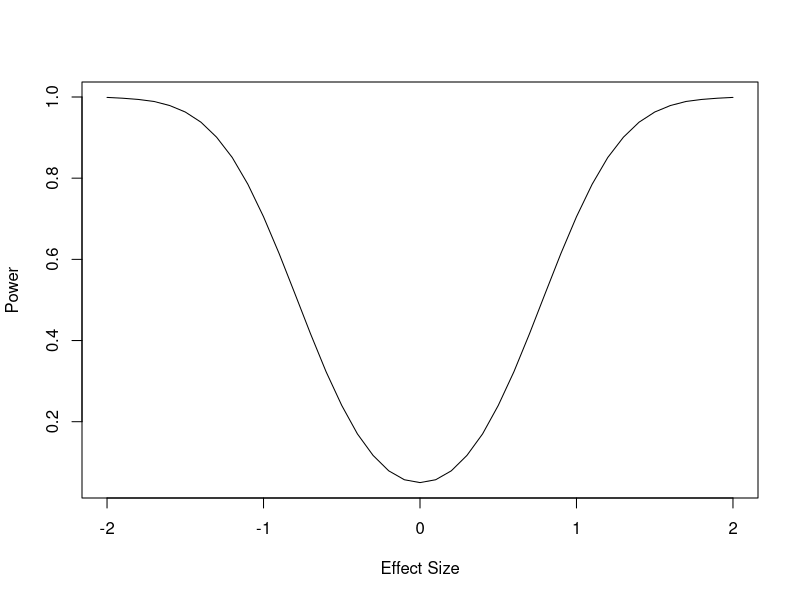

Recreate this plot in R.
### Two-level Logistic Random Effect Model ###

rm (list = ls() )

########################
### Input parameters ###
########################
library (lme4) 
library (spam)

sample.size = 100
alpha = 0.05

resid.var = 4
eff.max = 2
eff.min = -2
eff.by = 0.1

sim = FALSE  #Perform simulation? 
n.iter = 1000

#########################
### Set up simulation ###
#########################

eff.list = rev(seq (eff.min, eff.max, eff.by))
treat.id = rep ( c(0,1), each = sample.size/2)

###Set up design matrix
X = as.spam( cbind (1, treat.id) )

###Estimate standard error
V = resid.var*diag.spam(sample.size)
SE = sqrt(solve( t(X)%*%solve(V)%*%X)[2,2])

Results = NULL

#setwd ("H:/Projects/Matt Freeman/TwoLevel")
### Begin simulation  
for (eff.i in eff.list){
	
  print (paste("Effect Size = ", eff.list[ which(eff.i == eff.list)] ))
  
  if (sim == FALSE){
    power = 1+pnorm (qnorm(alpha/2)-eff.i/SE) - pnorm (qnorm(1-alpha/2)-eff.i/SE)
    Results = rbind (Results, c(eff.i, round(power, 3) ))
  }
  
  if (sim == TRUE){
    counter = 0
    for (k in 1:n.iter){
      if (k %% 50 == 0){ print( paste0("Iteration ", k, " of ", n.iter)  )}
      mu = treat.id*eff.i
      Y = mu + rnorm (sample.size, 0, sqrt(resid.var))
      fit = lm (Y~treat.id)
      ests = coef(summary(fit))
      ests = ests[ grep("treat.id", row.names(ests)),]
      if (abs(ests[3]) > qnorm (1-alpha/2) ) { counter = counter + 1 }
    } #End of iteration	
    Results = rbind (Results, c(eff.i, round(counter/n.iter, 3) ))
  }
  
} #End of Effect Size

plot (Results, type = "l", xlab = "Effect Size", ylab = "Power")
